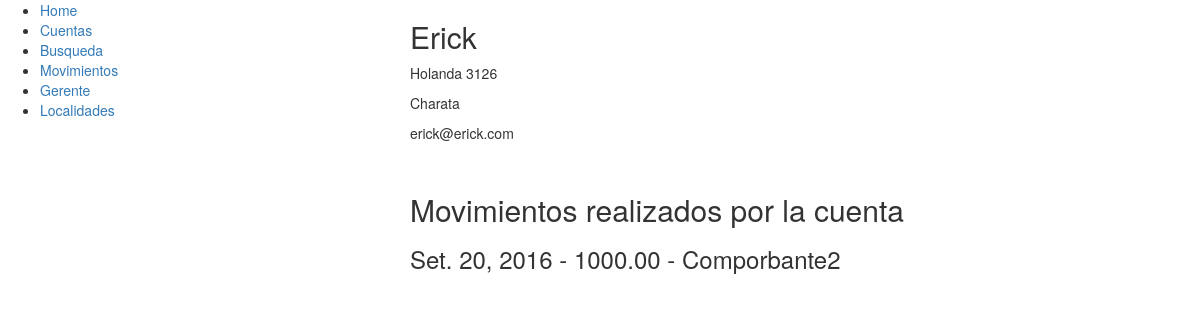
The page /cuenta/4/ on the database its author committed.
### cuentas/models.py (models this page shows, shortened)
class Cuenta(models.Model):
	nombre = models.CharField(max_length=200)
	direccion = models.CharField(max_length=500)
	localidad = models.ForeignKey(Localidad, default=1)
	email = models.EmailField()

class Localidad(models.Model):
	nombre = models.CharField(max_length=200)
	def __str__(self):
		return self.nombre

class Movimiento(models.Model):
	cuenta = models.ForeignKey(Cuenta)
	comprobante = models.TextField()
	fecha = models.DateField(auto_now=True)
	importe = models.DecimalField(max_digits=20, decimal_places=2, default=0)

### cuentas/views.py (the view)
# urls.py: url(r'^cuenta/([0-9]+)/$',views.cuenta),
def cuenta(request, id):
	try:
		c = Cuenta.objects.get(pk=id)
		m = Cuenta.objects.get(pk=id).movimiento_set.all()
	except Cuenta.DoesNotExist:
		raise Http404("No existe la cuenta seleccionada")
	return render (request, 'cuenta2.html',{'cuenta' : c, 'movimientos': m})

### cuentas/templates/cuenta2.html (shortened to what this page needs)
{% extends "base.html" %}
{% block content %}
	<h2>{{ cuenta.nombre }}</h2>
	<p>{{ cuenta.direccion }}</p>
	<p>{{ cuenta.localidad }}</p>
	<p>{{ cuenta.email }}</p>
	<br>
	<h2>Movimientos realizados por la cuenta</h2>
	{% for movimiento in movimientos %}
		<h3>{{ movimiento.fecha }} - {{ movimiento.importe }} - {{ movimiento.comprobante }}</h3>
	{% endfor %}
{% endblock %}

### rows shown on the page
Cuenta: nombre "Erick", direccion "Holanda 3126", localidad "Charata", email "erick@erick.com"
Movimiento: fecha "Set. 20, 2016", importe "1000.00", comprobante "Comporbante2"
